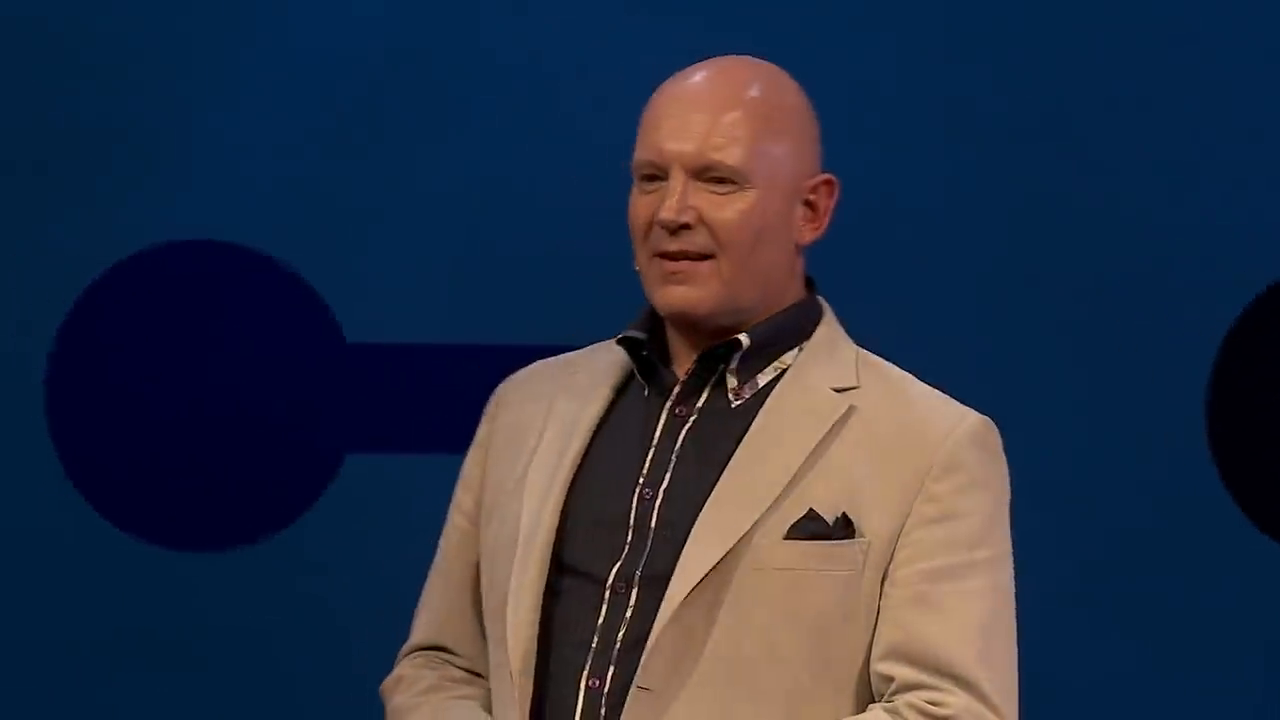
#> input picture frame 5 of data/clips/summary_video_1.mp4, 1280 x 720 px, given in place of video1.mp4, which was not available
$ python extracting_frames.py
#> lines starting #> are read from the running program, lines starting #| are printed output that depends on the picture; pictures that were not available may be replaced by others from this repository, and a replacement may not be noted
import cv2
import csv

vidcap = cv2.VideoCapture('../../video1.mp4')
def format(value):
    return "%.3f" % value

import os
if("data" not in os.listdir(".")):
    os.mkdir("data")
if("video1" not in os.listdir("data")):
    os.mkdir("data/video1")
else:
    os.system("rm data/video1/*")


def getFrame(sec,fr):
#> called with sec = 0.2
    vidcap.set(cv2.CAP_PROP_POS_MSEC,sec*1000)

    hasFrames,image = vidcap.read()
#> image is the input picture: shape (720, 1280, 3); mean B, G, R 69, 48.7, 38.9
    if hasFrames:
        fr.append([str(count),"image"+str(count)+".jpg",format(sec)])
        cv2.imwrite("./data/video1/image"+str(count)+".jpg", image)     # save frame as JPG file
    return hasFrames,fr
sec = 0.2
frameRate = 1.0 #//it will capture image in each 0.5 second
count=1
fr = [["S.No","Image name","time"]]
success,fr = getFrame(sec,fr)
#> success = True; fr = [['S.No', 'Image name', 'time'], ['1', 'image1.jpg', '0.200']]
while success:
    count = count + 1
    sec = sec + frameRate
    sec = round(sec, 2)
    success,fr = getFrame(sec,fr)
#> this loop made 3 passes
#> (sec, success) on passes 1 to 3: (1.2, True), (2.2, True), (3.2, False)
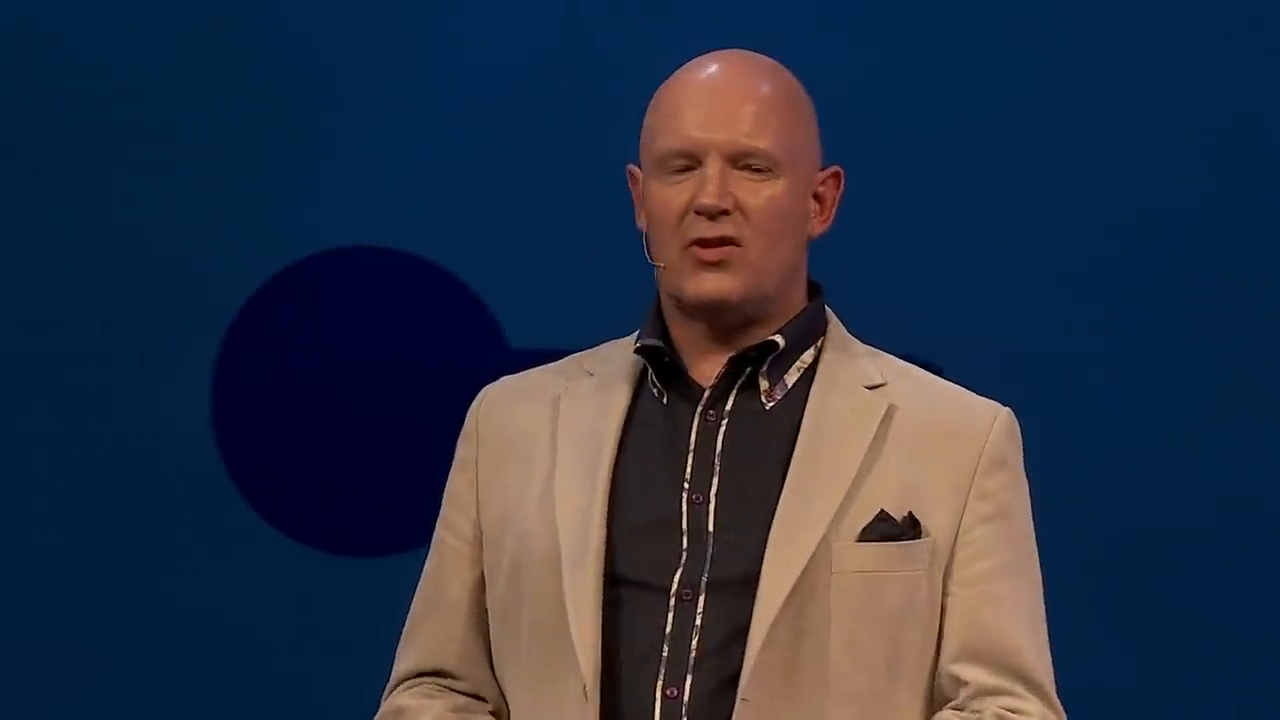
#> input picture frame 30 of data/clips/summary_video_1.mp4, 1280 x 720 px, given in place of video1.mp4, which was not available
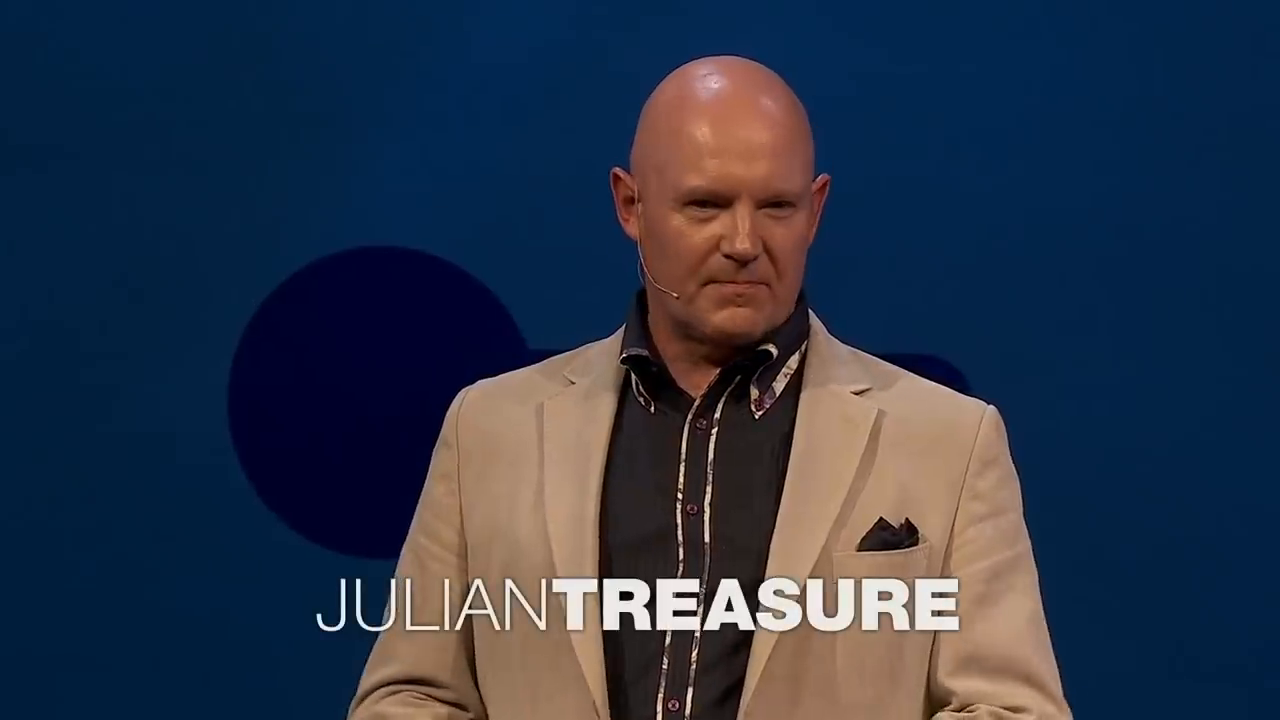
#> input picture frame 55 of data/clips/summary_video_1.mp4, 1280 x 720 px, given in place of video1.mp4, which was not available
#> after the loop, count = 4; sec = 3.2

with open('./data/video1/frames.csv', 'w') as file:
    writer = csv.writer(file)
    writer.writerows(fr)

$ run again, starting later in the video
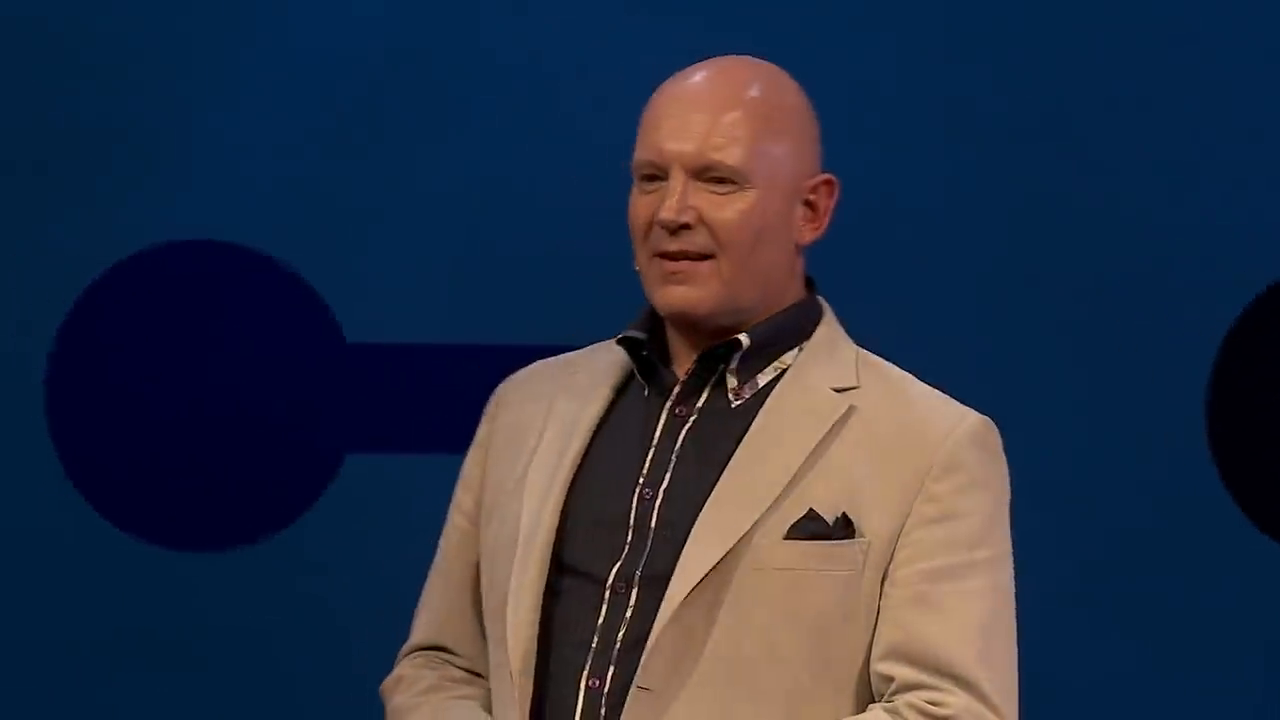
#> input picture frame 5 of data/clips/summary_video_1.mp4, 1280 x 720 px, given in place of video1.mp4, which was not available
#> in getFrame, image is the input picture: shape (720, 1280, 3); mean B, G, R 69, 48.7, 38.9
#> `success,fr = getFrame(sec,fr)`: success = True; fr = [['S.No', 'Image name', 'time'], ['1', 'image1.jpg', '0.200']]
#> the loop `while success:` made 3 passes
#> (sec, success) on passes 1 to 3: (1.2, True), (2.2, True), (3.2, False)
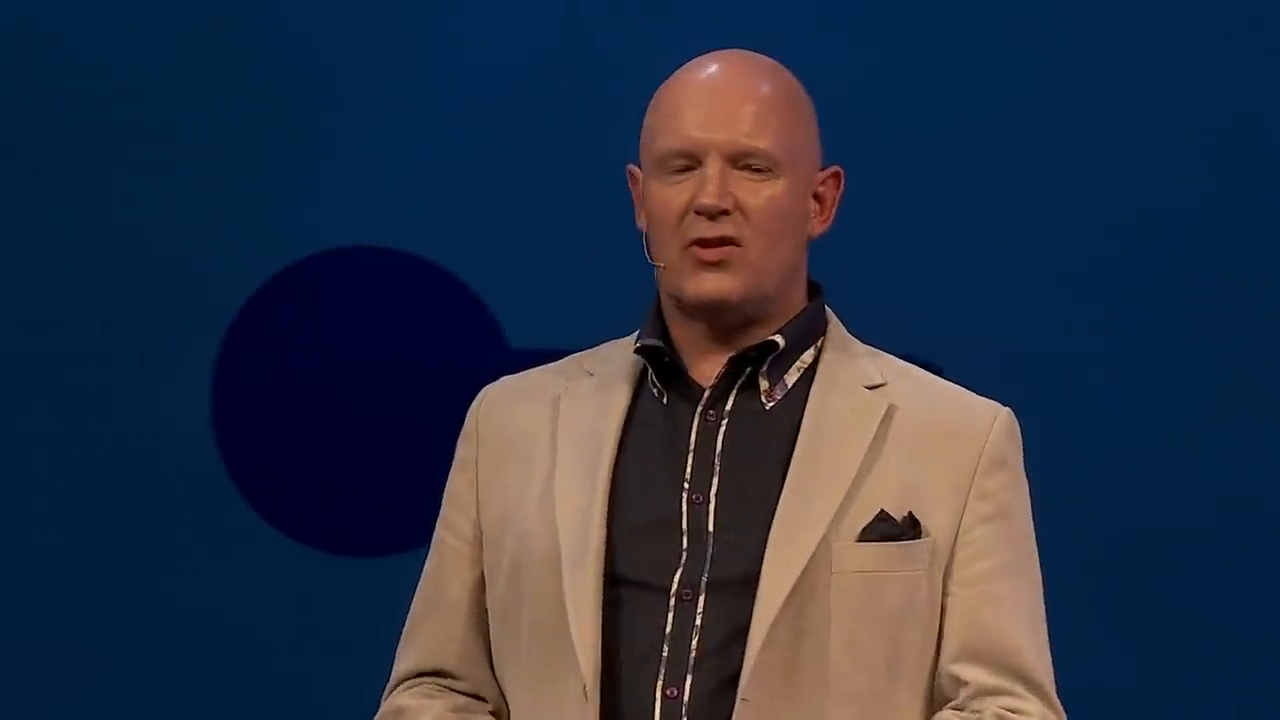
#> input picture frame 30 of data/clips/summary_video_1.mp4, 1280 x 720 px, given in place of video1.mp4, which was not available
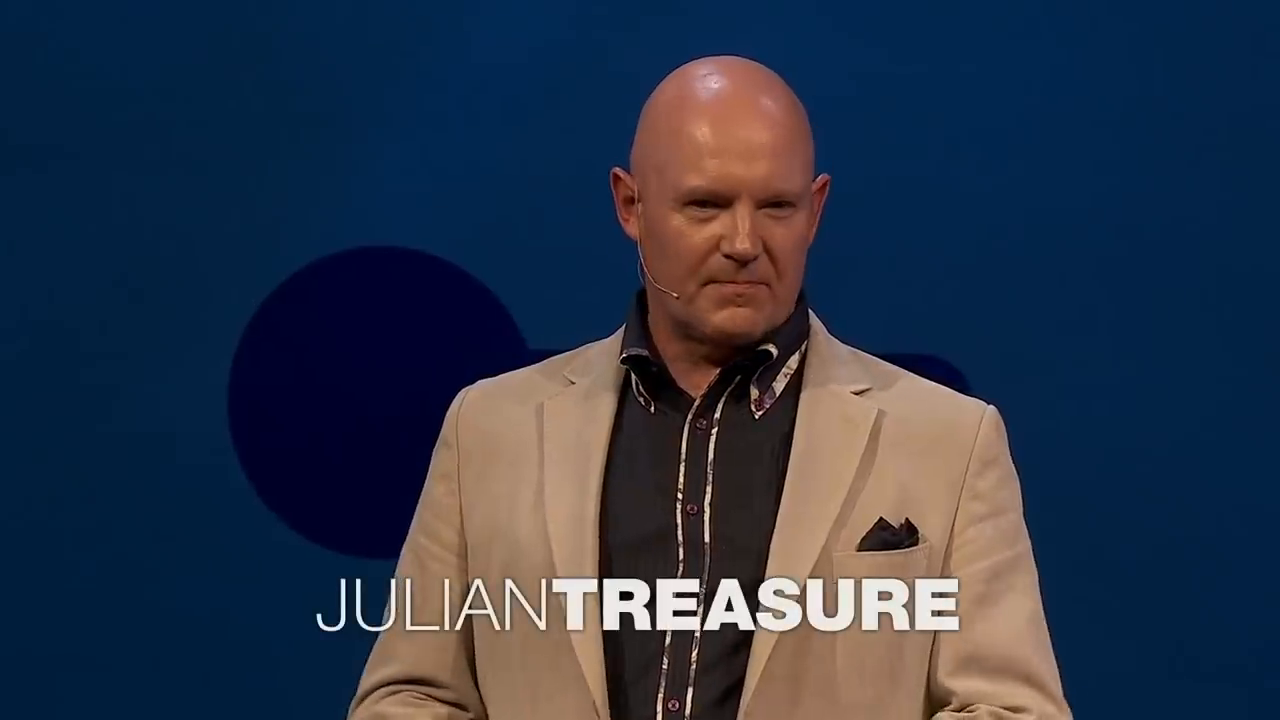
#> input picture frame 55 of data/clips/summary_video_1.mp4, 1280 x 720 px, given in place of video1.mp4, which was not available
#> after the loop `while success:`: count = 4; sec = 3.2

$ run again, starting later in the video
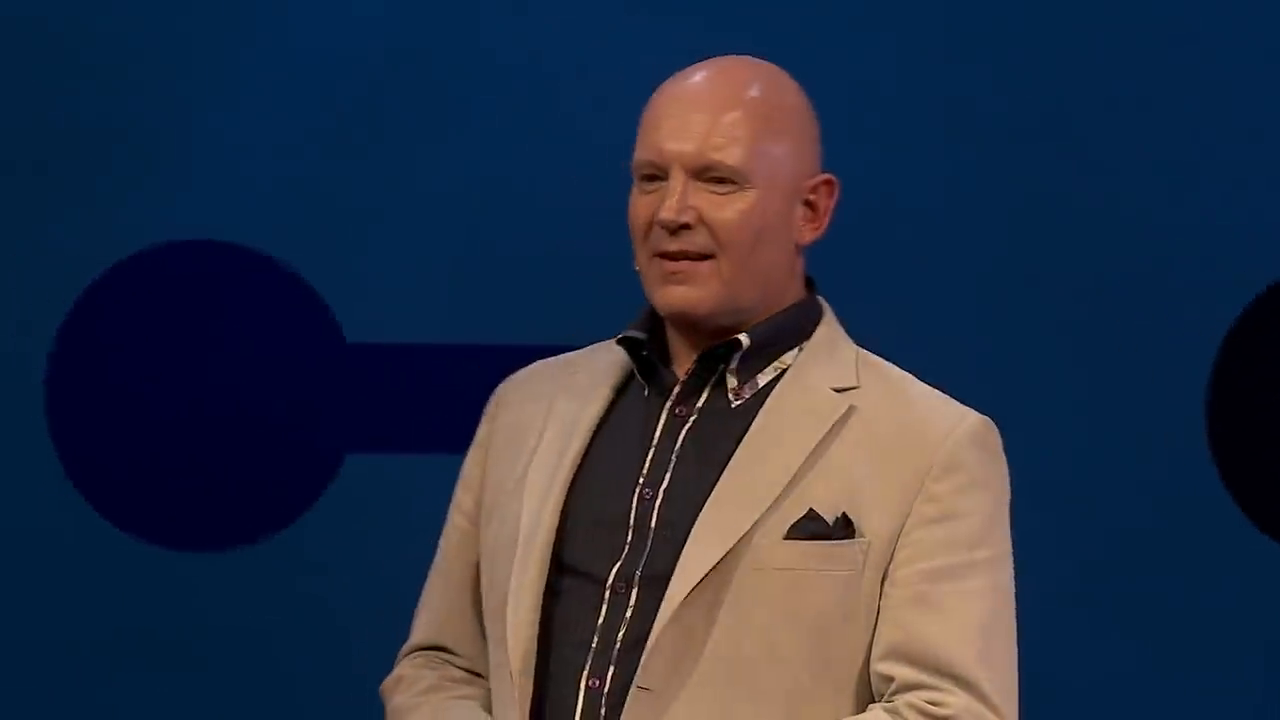
#> input picture frame 5 of data/clips/summary_video_1.mp4, 1280 x 720 px, given in place of video1.mp4, which was not available
#> in getFrame, image is the input picture: shape (720, 1280, 3); mean B, G, R 69, 48.7, 38.9
#> `success,fr = getFrame(sec,fr)`: success = True; fr = [['S.No', 'Image name', 'time'], ['1', 'image1.jpg', '0.200']]
#> the loop `while success:` made 3 passes
#> (sec, success) on passes 1 to 3: (1.2, True), (2.2, True), (3.2, False)
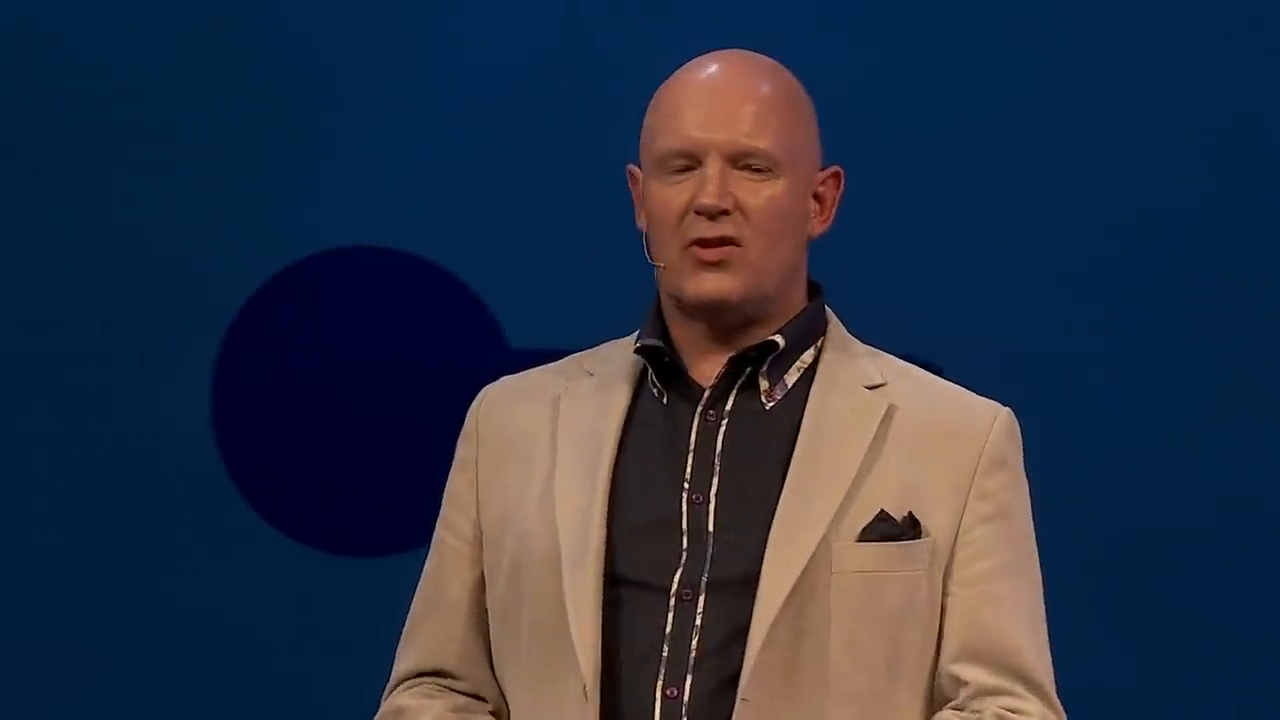
#> input picture frame 30 of data/clips/summary_video_1.mp4, 1280 x 720 px, given in place of video1.mp4, which was not available
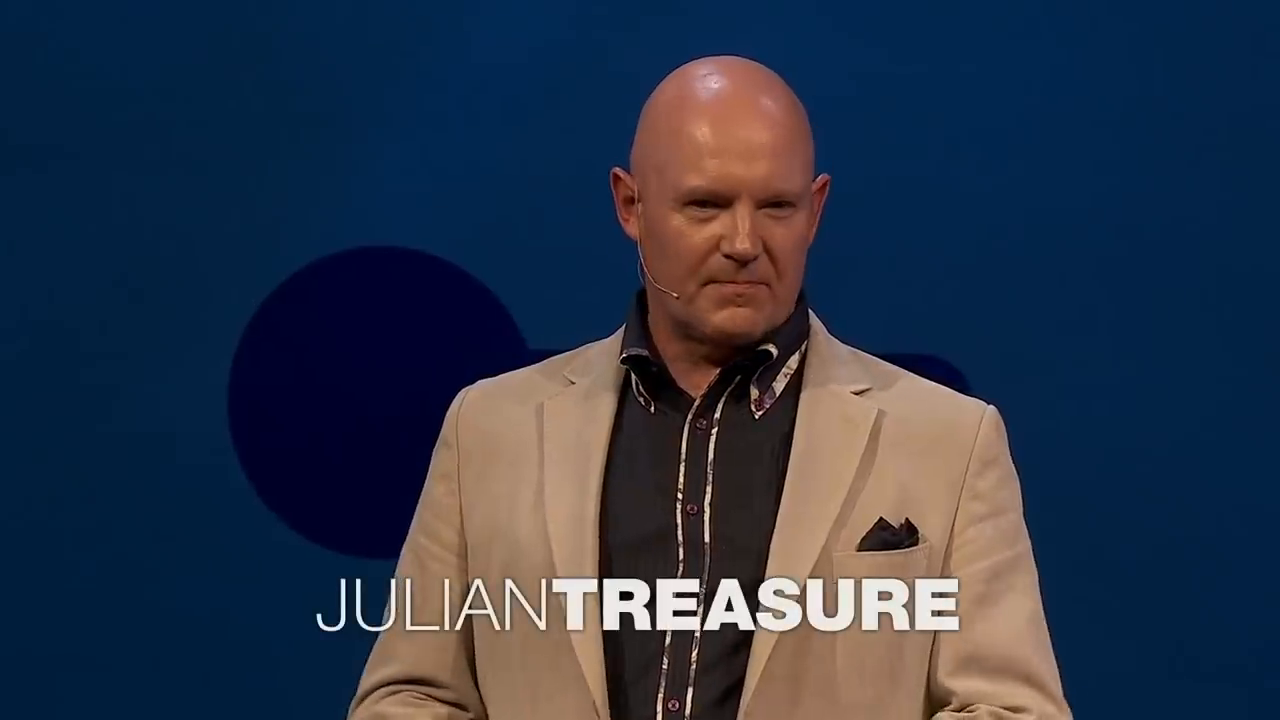
#> input picture frame 55 of data/clips/summary_video_1.mp4, 1280 x 720 px, given in place of video1.mp4, which was not available
#> after the loop `while success:`: count = 4; sec = 3.2
